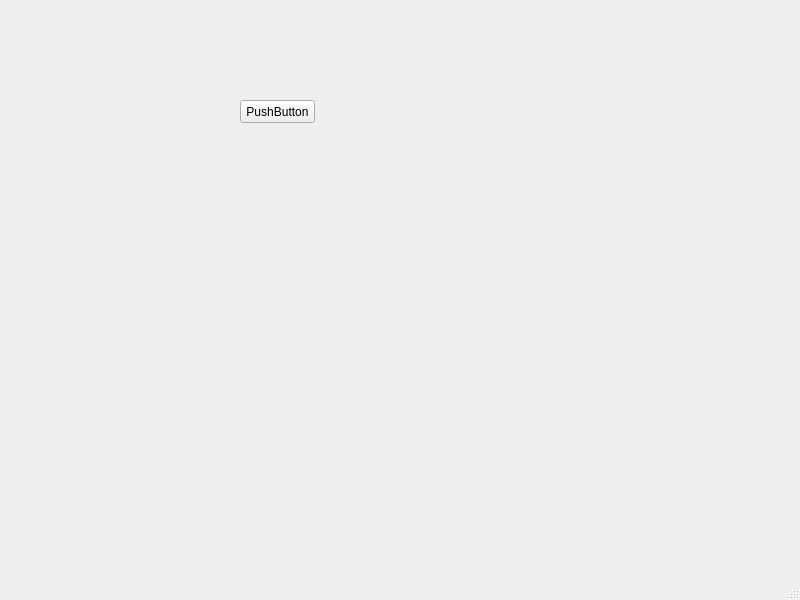
<?xml version="1.0" encoding="UTF-8"?>
<ui version="4.0">
 <class>MainWindow</class>
 <widget class="QMainWindow" name="MainWindow">
  <property name="geometry">
   <rect>
    <x>0</x>
    <y>0</y>
    <width>800</width>
    <height>600</height>
   </rect>
  </property>
  <property name="windowTitle">
   <string>MainWindow</string>
  </property>
  <widget class="QWidget" name="centralwidget">
   <widget class="QPushButton" name="pushButton">
    <property name="geometry">
     <rect>
      <x>240</x>
      <y>100</y>
      <width>75</width>
      <height>23</height>
     </rect>
    </property>
    <property name="text">
     <string>PushButton</string>
    </property>
   </widget>
  </widget>
  <widget class="QMenuBar" name="menubar">
   <property name="geometry">
    <rect>
     <x>0</x>
     <y>0</y>
     <width>800</width>
     <height>24</height>
    </rect>
   </property>
  </widget>
  <widget class="QStatusBar" name="statusbar"/>
 </widget>
 <resources/>
 <connections/>
</ui>
